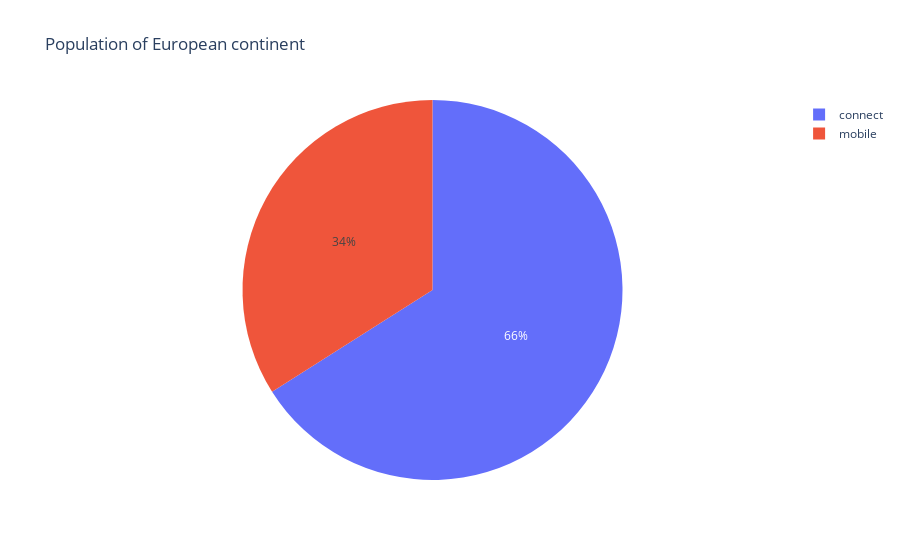

Notebook source saved alongside this figure:
### Code cell
fig = px.pie(df, values='value negative', names='checkin_type', title='Population of European continent')
fig.show()

### Figure 1 — Plotly figure (JSON) as saved in the notebook; plotly's stock layout.template omitted (floating-point values rounded to 4 significant figures)
{"data": [{"domain": {"x": [0, 1], "y": [0, 1]}, "hovertemplate": "checkin_type=%{label}<br>value negative=%{value}<extra></extra>", "labels": ["connect", "mobile"], "legendgroup": "", "name": "", "showlegend": true, "type": "pie", "values": [66, 34]}], "layout": {"legend": {"tracegroupgap": 0}, "title": {"text": "Population of European continent"}}}
